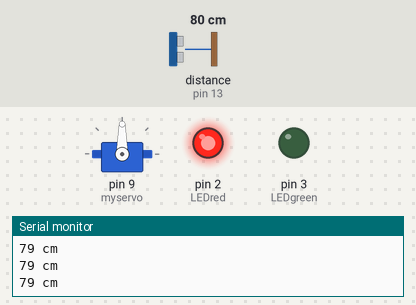
This sketch was run on a simulated Arduino Uno, built with avr-gcc and run on an emulated ATmega328P. Shown: servo, output pins drawn as LEDs (lit = HIGH), the last lines printed to the serial monitor. Wiring (inferred from the names in the program): ultrasonic range finder: trigger pin 12; echo pin 13. The test bench sets the inputs (shaded band); at power-on: distance to the obstacle (sensor on pin 13) 80 cm. The echo pulse lasts 58.3 µs per cm; pins used as bus, display or sensor lines are not drawn.

Above: at 1.2 s.
1.3 s: distance to the obstacle (sensor on pin 13) set to 8 cm
2.8 s: distance to the obstacle (sensor on pin 13) set to 5 cm
At 3.5 s:
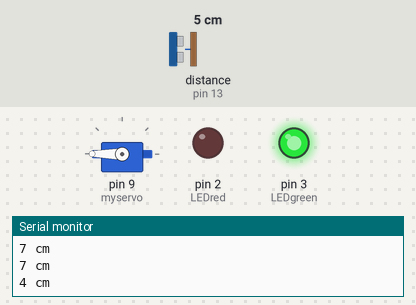
4.6 s: distance to the obstacle (sensor on pin 13) set to 9 cm
At 6.1 s:
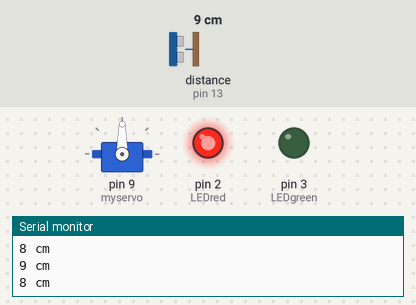
6.4 s: distance to the obstacle (sensor on pin 13) set to 2 cm
At 7.7 s:
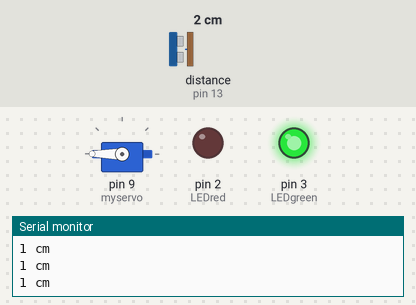
Timing chart, 0 to 9.2 s (numbered marks = the images above; inputs shaded):
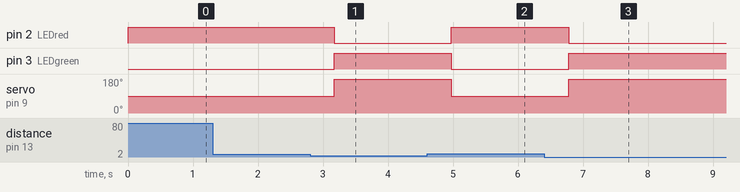

The sketch:

water_level.ino
```cpp
#include <NewPing.h>
#include <Servo.h>
#define trigPin 12
#define echoPin 13
#define MAX_DISTANCE 50
NewPing sonar (trigPin, echoPin, MAX_DISTANCE);

Servo myservo;
int LEDgreen = 3;
int LEDred = 2;

void setup() {
  Serial.begin (115200);
  pinMode (trigPin, OUTPUT);
  pinMode (echoPin, INPUT);
  pinMode (LEDgreen, OUTPUT);
  pinMode (LEDred, OUTPUT);
  myservo.attach (9);
}

void loop() {
  int duration , distance , position=0,i;
  digitalWrite (trigPin,LOW);
  delayMicroseconds (2);
  digitalWrite (trigPin,HIGH);
  delayMicroseconds (10);
  digitalWrite (trigPin,LOW);
  duration = pulseIn (echoPin,HIGH);
  distance = (duration/2) / 29.1;
  Serial.print (distance);
  Serial.println (" cm");
  if (distance <= 5) {
    digitalWrite (LEDred,LOW);
    digitalWrite (LEDgreen,HIGH);
    myservo.write (180);
  }
  else {
    digitalWrite (LEDgreen,LOW);
    digitalWrite (LEDred,HIGH);
    myservo.write (90);
  }
  delay (450);
}
```

Measured:
- the behaviour switches between 7 and 6 cm on distance to the obstacle (sensor on pin 13) (found by bisection; images 0 and 1)
- after the input at 2.8 s, pin 2 (LEDred): HIGH → LOW after 0.37 s; pin 3 (LEDgreen): LOW → HIGH after 0.37 s; servo on pin 9 (myservo): 90° → 180° after 0.37 s
- after the input at 4.6 s, pin 2 (LEDred): LOW → HIGH after 0.38 s; pin 3 (LEDgreen): HIGH → LOW after 0.38 s; servo on pin 9 (myservo): 180° → 90° after 0.38 s
- after the input at 6.4 s, pin 2 (LEDred): HIGH → LOW after 0.38 s; pin 3 (LEDgreen): LOW → HIGH after 0.38 s; servo on pin 9 (myservo): 90° → 180° after 0.38 s
